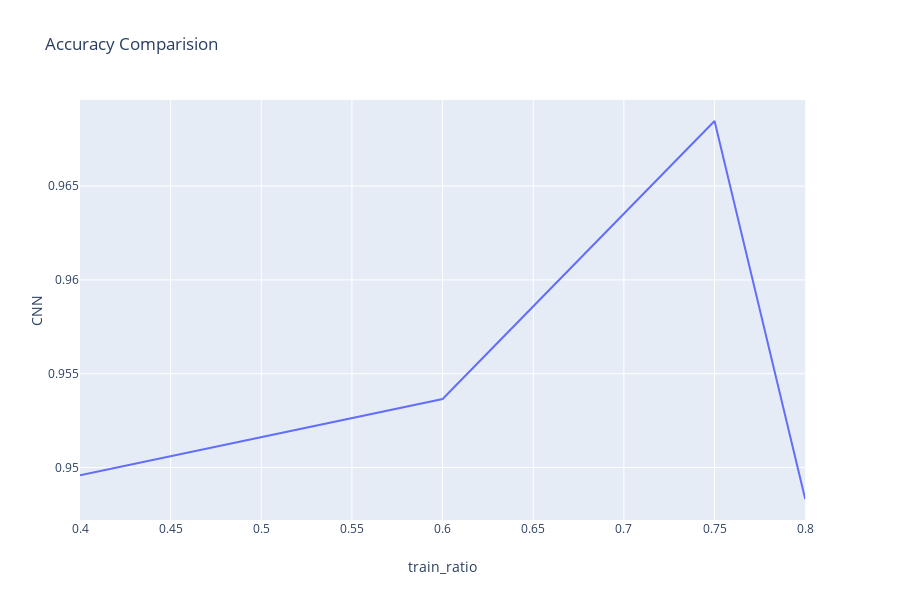

Write notebook code for a chart like this one.
### Code cell
fig = px.line(df, x = 'train_ratio', y = 'CNN', title='Accuracy Comparision')
fig.show()

### Figure 1 — Plotly figure (JSON) as saved in the notebook; plotly's stock layout.template omitted (floating-point values rounded to 4 significant figures)
{"data": [{"hoverlabel": {"namelength": 0}, "hovertemplate": "train_ratio=%{x}<br>CNN=%{y}", "legendgroup": "", "line": {"color": "#636efa", "dash": "solid"}, "mode": "lines", "name": "", "showlegend": false, "type": "scatter", "x": [0.4, 0.6, 0.75, 0.8], "xaxis": "x", "y": [0.9496, 0.9536, 0.9685, 0.9483], "yaxis": "y"}], "layout": {"height": 600, "legend": {"tracegroupgap": 0}, "title": {"text": "Accuracy Comparision"}, "xaxis": {"anchor": "y", "domain": [0, 0.98], "title": {"text": "train_ratio"}}, "yaxis": {"anchor": "x", "domain": [0, 1], "title": {"text": "CNN"}}}}
